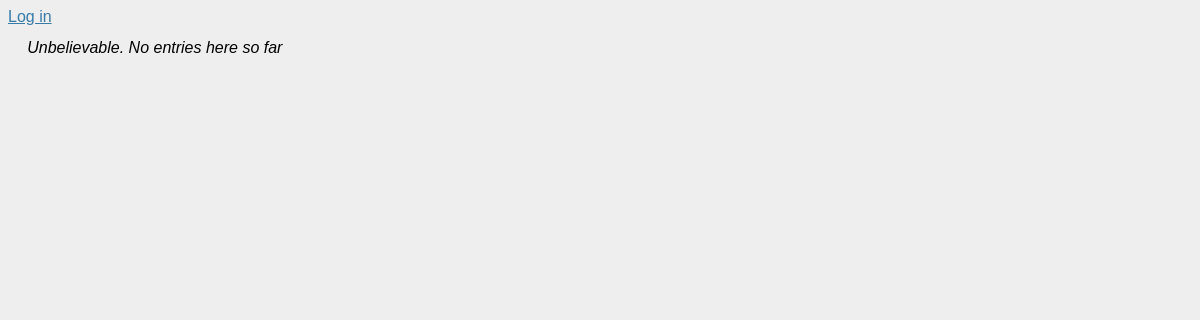
Before: / with the older database file.
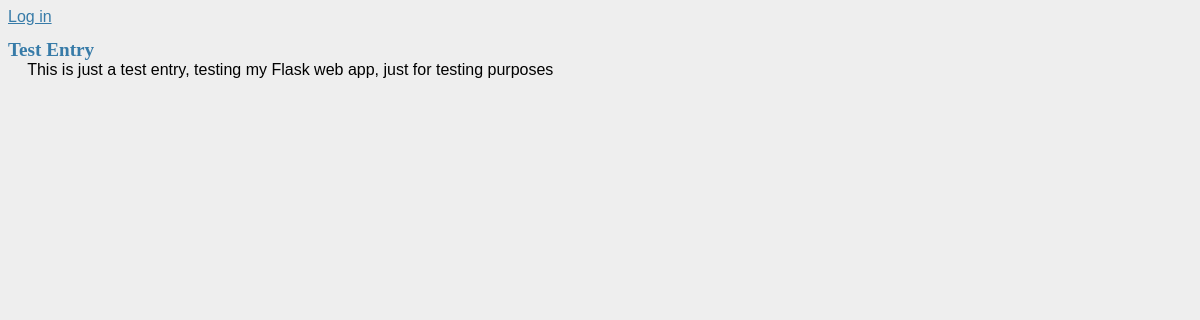
After: the same page with the newer database file.
### tables this page shows
CREATE TABLE entries (
  id integer primary key autoincrement,
  title text not null,
  'text' text not null
);

### flaskr.py (the view)
@app.route('/')
def show_entries():
    db = get_db()
    cur = db.execute('select title, text from entries order by id desc')
    entries = cur.fetchall()
    return render_template('show_entries.html', entries=entries)

### flaskr.py (called while the page is built)
def connect_db():
    rv = sqlite3.connect(app.config['DATABASE'])
    rv.row_factory = sqlite3.Row
    return rv

def get_db():
    if not hasattr(g, 'sqlite_db'):
        g.sqlite_db = connect_db()
    return g.sqlite_db

### templates/show_entries.html (shortened to what this page needs)
{% extends "layout.html" %}
{% block body %}
    <ul class="entries">
        {% for entry in entries %}
            <li><h2>{{ entry.title }}</h2>{{ entry.text|safe }}</li>
        {% else %}
           <li><em>Unbelievable. No entries here so far</li>
        {% endfor %}
    </ul>
{% endblock %}

### templates/layout.html (shortened to what this page needs)
<!DOCTYPE html>
<html lang="en">
<head>
    <link rel="stylesheet" type="text/css" href="{{ url_for('static', filename='style.css') }}">
</head>
<body>
    <div>
        {% if not session.logged_in %}
            <a href="{{ url_for('login') }}">Log in</a>
        {% else %}
            <a href="{{ url_for('logout') }}">Log out</a>
        {% endif %}
    </div>
    <div>
        {% block body %}{% endblock %}
    </div>
</body>
</html>

### static/style.css (style rules this page uses)
body { font-family: sans-serif; background: #eee; }
a, h1, h2 { color: #377ba8; }
h1, h2 { font-family: 'Georgia', serif; margin: 0; }
h2 { font-size: 1.2em; }
.entries { list-style: none; margin: 0; padding: 0; }
.entries li { margin: 0.8em 1.2em; }
.entries li h2 { margin-left: -1em; }

Changed rows visible on the page:
added entries: title "Test Entry", text "This is just a test entry, testing my Flask web app, just for testing purposes"
Other visible differences:
text no longer shown: "Unbelievable. No entries here so far"
